Frame 1 (no input): blank canvas, image omitted
Frame 60 (the mouse pressed at the canvas centre just before this capture): blank canvas, image omitted
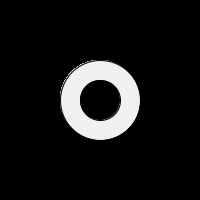
Frame 120 (the mouse held since frame 60 and released just before this capture)

The Processing sketch whose frames 1 and 60 were blank and that drew this single picture after the mouse press (run headless with seeded random() and noise(); from frame 60 on, the mouse is pressed at the canvas centre):

// Processing sketch: processing_186335
// ── processing_186335.pde

void setup(){

  
println(radiusValue + areaText + circleArea(5) + areaC + circleC(5));

background(0);
size(200,200);
}


void draw(){


//responsive singing circle 
  fill(random(215,255)); 
  circleDraw(100,100,10);
  fill(0);
  circleDraw(100,100,30);
}




  String radiusValue = "When the radius is 5, ";
  String areaText = "the Area is "; 
  String areaC = " and the circumference is "; 
  
 //area circle 
  float circleArea(float r){
  float A = PI*(r*r);
  return A;
}


 //circumfrence of circle  
 float circleC( float r){
  float C = 2*PI*r;
  return C;
}


//draw circle 
 void circleDraw(int x, int y, int r){
  ellipse(x, y, mouseX - 2*r, mouseY - 2*r);
 }
